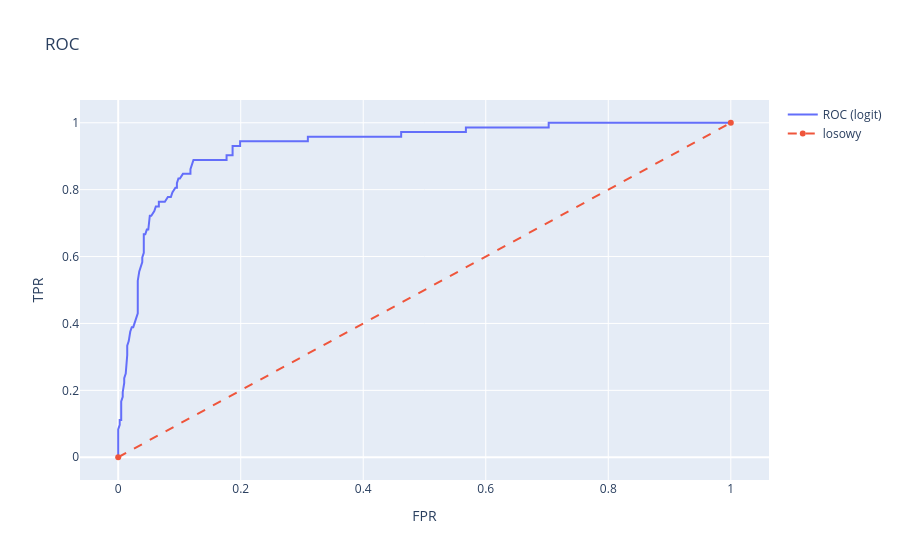
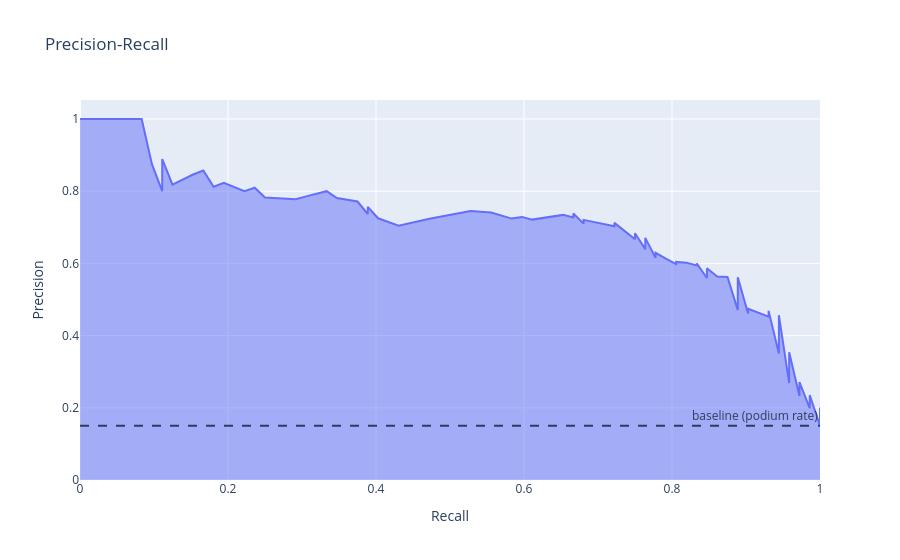

The cell these charts' notebook holds for them, in order:
### Markdown cell above
### ROC i PR curve

### Code cell
fpr, tpr, _ = roc_curve(y, proba_logit)
prec, rec, _ = precision_recall_curve(y, proba_logit)

fig = go.Figure()
fig.add_trace(go.Scatter(x=fpr, y=tpr, name='ROC (logit)'))
fig.add_trace(go.Scatter(x=[0, 1], y=[0, 1], line=dict(dash='dash'), name='losowy'))
fig.update_layout(title='ROC', xaxis_title='FPR', yaxis_title='TPR')
fig.show()

fig2 = px.area(x=rec, y=prec, title='Precision-Recall',
               labels={'x': 'Recall', 'y': 'Precision'})
fig2.add_hline(y=y.mean(), line_dash='dash',
               annotation_text='baseline (podium rate)')
fig2.show()

### Figure 1 — Plotly figure (JSON) as saved in the notebook; plotly's stock layout.template omitted (floating-point values rounded to 4 significant figures; data arrays with more than 128 entries replaced by an {"elided": "..."} marker saying what was removed)
{"data": [{"name": "ROC (logit)", "type": "scatter", "x": {"elided": "185 float values"}, "y": {"elided": "185 float values"}}, {"line": {"dash": "dash"}, "name": "losowy", "type": "scatter", "x": [0, 1], "y": [0, 1]}], "layout": {"title": {"text": "ROC"}, "xaxis": {"title": {"text": "FPR"}}, "yaxis": {"title": {"text": "TPR"}}}}

### Figure 2 — Plotly figure (JSON) as saved in the notebook; plotly's stock layout.template omitted (floating-point values rounded to 4 significant figures; data arrays with more than 128 entries replaced by an {"elided": "..."} marker saying what was removed)
{"data": [{"fillpattern": {"shape": ""}, "hovertemplate": "Recall=%{x}<br>Precision=%{y}<extra></extra>", "legendgroup": "", "line": {"color": "#636efa"}, "marker": {"symbol": "circle"}, "mode": "lines", "name": "", "orientation": "v", "showlegend": false, "stackgroup": "1", "type": "scatter", "x": {"elided": "341 float values"}, "xaxis": "x", "y": {"elided": "341 float values"}, "yaxis": "y"}], "layout": {"annotations": [{"showarrow": false, "text": "baseline (podium rate)", "x": 1, "xanchor": "right", "xref": "x domain", "y": 0.1503, "yanchor": "bottom", "yref": "y"}], "legend": {"tracegroupgap": 0}, "shapes": [{"line": {"dash": "dash"}, "type": "line", "x0": 0, "x1": 1, "xref": "x domain", "y0": 0.1503, "y1": 0.1503, "yref": "y"}], "title": {"text": "Precision-Recall"}, "xaxis": {"anchor": "y", "domain": [0, 1], "title": {"text": "Recall"}}, "yaxis": {"anchor": "x", "domain": [0, 1], "title": {"text": "Precision"}}}}
